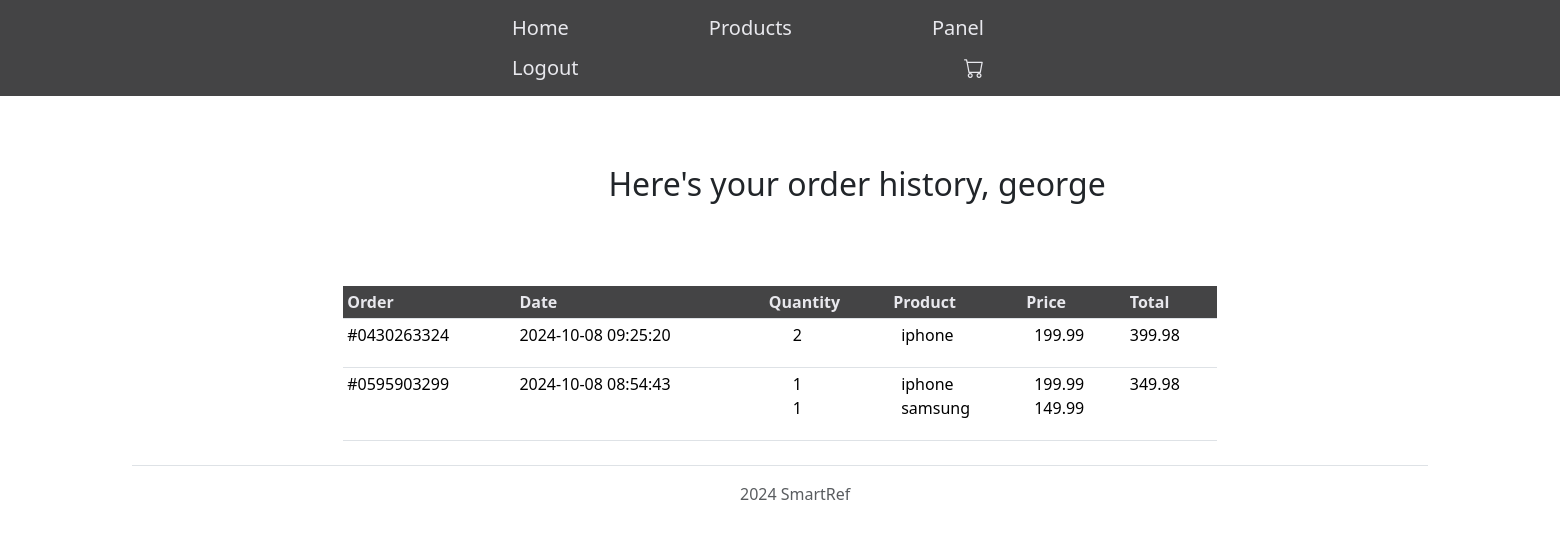
Page /panel (signed in) on the committed database.
### tables this page shows
CREATE TABLE users (id INTEGER PRIMARY KEY AUTOINCREMENT NOT NULL, login TEXT NOT NULL, password TEXT NOT NULL);

CREATE TABLE orders (id INTEGER PRIMARY KEY AUTOINCREMENT NOT NULL, user_id INTEGER NOT NULL, timestamp DATETIME DEFAULT CURRENT_TIMESTAMP,order_id TEXT NOT NULL, product_id INT NOT NULL, cart_quantity INT NOT NULL, cart_price REAL NOT NULL,
total REAL NOT NULL,
firstname TEXT NOT NULL, lastname TEXT NOT NULL, email TEXT NOT NULL,
address TEXT NOT NULL, country TEXT NOT NULL, voivodeship TEXT NOT NULL,  FOREIGN KEY (user_id) REFERENCES users(id), FOREIGN KEY (product_id) REFERENCES products(id));

### app.py (the view)
@app.route("/panel", methods=["GET", "POST"])
@login_required
def panel():
    user_id = session.get('user_id')
    if request.method == "GET":
        get_Login = cursor.execute("SELECT * FROM users where id = ?", ((user_id),)).fetchone()[1]
        get_OrdersCount = cursor.execute("SELECT COUNT(*) FROM orders WHERE user_id = ? GROUP BY order_id", ((user_id),)).fetchall()
        get_OrdersID = cursor.execute("SELECT order_id FROM orders WHERE user_id = ? GROUP BY order_id", ((user_id),)).fetchall()
        get_OrderDetails = cursor.execute("select order_id, timestamp, GROUP_CONCAT(products.name, ', '), GROUP_CONCAT(cart_quantity, ', '), GROUP_CONCAT(cart_price, ', '), total from orders LEFT JOIN products ON products.id = orders.product_id WHERE orders.user_id = ? GROUP BY order_id", ((user_id),)).fetchall()
        print(get_OrderDetails)
    return render_template("panel.html", username = get_Login, orders = get_OrderDetails, count=get_OrdersCount)

### app.py (called while the page is built)
@app.after_request
def add_header(response):
    response.cache_control.no_store = True
    return response

def login_required(f):
    @wraps(f)
    def decorated_function(*args, **kwargs):
        if session.get("user_id") is None:
            return redirect("/login")
        return f(*args, **kwargs)
    return decorated_function

### templates/panel.html
{% extends "layout.html" %} {% block title %} Panel {% endblock %} {% block
content %}
<div class="login" name="login" id="loginwelcome">Here's your order history, {{ username }}</div>
<table class="table table-sm" name="orders">
  <thead>
    <tr id="custom">
      <th scope="col">Order</th>
      <th scope="col">Date</th>
      <th scope="col">Quantity</th>
      <th scope="col">Product</th>
      <th scope="col">Price</th>
      <th scope="col">Total</th>
    </tr>
  </thead>
  {% for order in orders |batch(orderscount)%}
  {% for o in order %}
  <tbody>
    <tr>
      <td>{{ o[0] }}</td>
      <td>{{ o[1] }}</td>
      <td>
        <ul style="list-style-type: none; margin-left: -0.5rem;">
          <li>{{ o[3] |replace(',', '<br>' | safe ) |replace(' ', '' | safe) }}</li>
      </ul>
      </td>
      <td>
        <ul style="list-style-type: none; margin-left: -1.5rem;">
          <li>{{o[2]  |replace(',', '<br>' | safe ) |replace(' ', '' | safe)}}</li>
      </ul>
      </td>
      <td>
        <ul style="list-style-type: none; margin-left: -1.5rem;">
          <li>{{o[4]  |replace(',', '<br>' | safe ) |replace(' ', '' | safe)}}</li>
      </ul>
      </td>
      <td>{{ o[5] }}</td>
    </tr>
  </tbody>
  {% endfor %}{% endfor %}
</table>
{% endblock %}

### templates/layout.html (shortened to what this page needs)
<!DOCTYPE html>
<html>
  <head>
    <link rel="stylesheet" type="text/css" href="/static/stylesheet.css" />
    <link
      href="https://cdn.jsdelivr.net/npm/bootstrap@5.3.3/dist/css/bootstrap.min.css"
      rel="stylesheet"
    />
    <link rel="stylesheet" href="https://cdn.jsdelivr.net/npm/bootstrap-icons@1.11.3/font/bootstrap-icons.min.css">
  </head>
  <body>
    <div class="navbar">
      <a href="/home" class="navbar-brand">Home</a>
      <a href="/products" class="navbar-brand">Products</a>
      {% if session['user_id'] %}<a href="/panel" class="navbar-brand">Panel</a>{% endif %}
      {% if session['user_id'] %}<a href="/logout" class="navbar-brand">Logout</a>{% endif %}
      {% if session['user_id'] %}<a href="/cart" class="navbar-brand"><i class="bi bi-cart"></i></a>{% endif %}
    </div>
    <div class="body-content">
      {% block content %} {% endblock %}
    </div>
    <footer>
      <div class="container">
        <footer class="d-flex flex-wrap justify-content-between align-items-center py-3 my-4 border-top">
          <div class="col-md-4 d-flex align-items-center">
            <span class="mb-3 mb-md-0 text-muted">2024 SmartRef</span>
          </div>
        </footer>
      </div>
    </footer>
  </body>
</html>

### static/stylesheet.css (style rules this page uses)
html, h5, h6, p { font-family: Helvetica !important; }
.navbar { background-color: rgba(22, 22, 23, .8); padding-right: 30rem !important; padding-left: 30rem !important; position: relative !important; top: 0 !important; z-index: 100 !important; }
.navbar .navbar-brand { color:#E8E8ED; padding-right: 5rem !important; padding-left: 2rem !important; font-weight: 100 !important; }
body > div.body-content > table { width: 56%; margin-top: 5%; margin-left: 22%; }
#custom { --bs-table-color: #E8E8ED !important; --bs-table-bg: rgba(22, 22, 23, .8) !important; }
#loginwelcome { position: relative; left: 39%; padding-top: 4rem; font-weight: 100; font-size: 2rem; }
body > footer > div > footer > div { width: fit-content !important; }
body > footer > div > footer > div > span { margin-left:38rem; }

### rows in the picture
users: login "george"
orders: order "#0430263324", timestamp "2024-10-08 09:25:20", cart_quantity "2", o "iphone", cart_price "199.99", total "399.98"

### other values in the picture
{{ o[0] }} "#0595903299"
{{ o[1] }} "2024-10-08 08:54:43"
{{ o[3] |replace(',', '<br>' | safe ) |replace(' ', '' | safe) }} "1 1"
{{ o[2]  |replace(',', '<br>' | safe ) |replace(' ', '' | safe) }} "iphone samsung"
{{ o[4]  |replace(',', '<br>' | safe ) |replace(' ', '' | safe) }} "199.99 149.99"
{{ o[5] }} "349.98"
